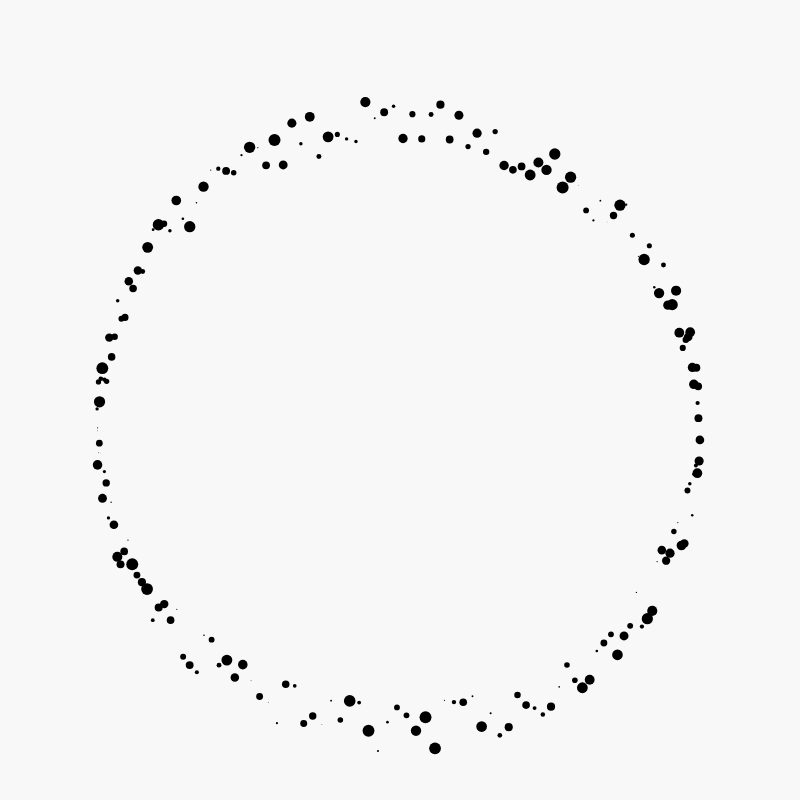
Frame 1 (no input)
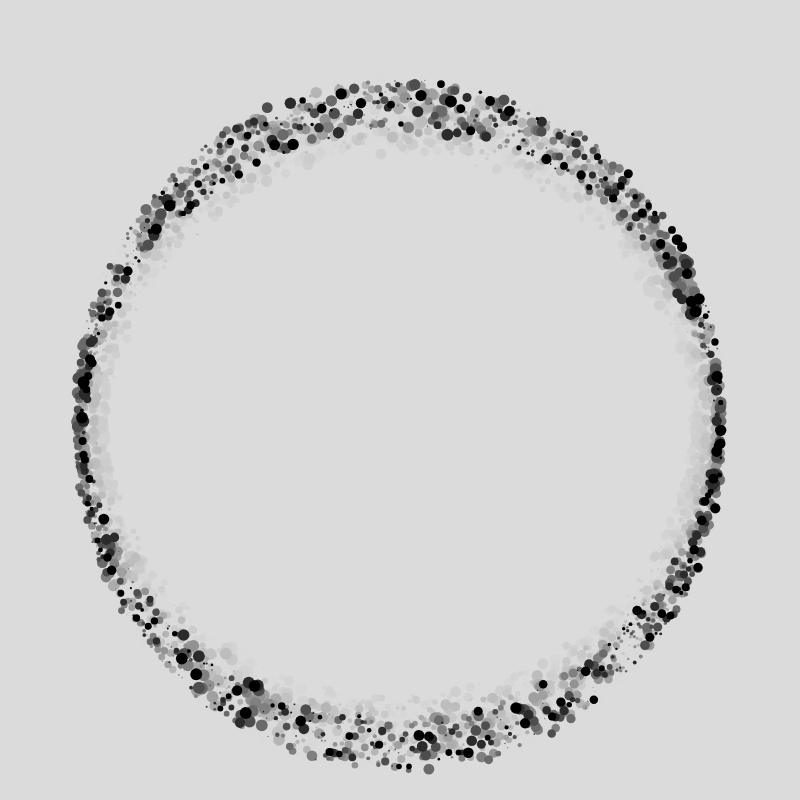
Frame 60 (no input)
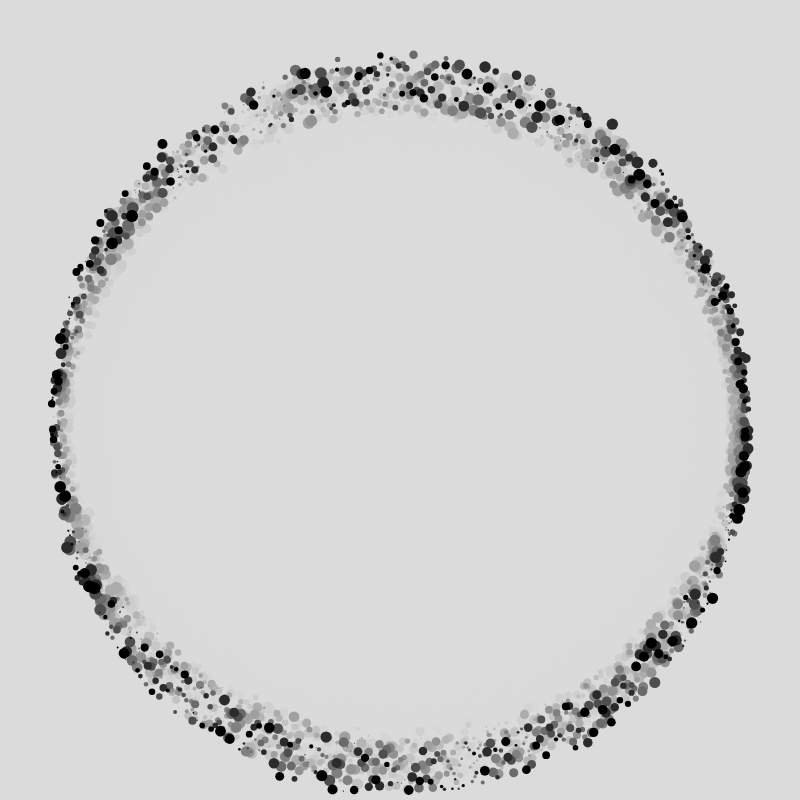
Frame 120 (the mouse pressed at the canvas centre since frame 60)

The p5.js sketch that drew these frames (run headless with seeded random() and noise() and a simulated clock; from frame 60 on, the mouse is pressed at the canvas centre):

// p5.js sketch
// ── sketch.js
function setup(){
  createCanvas(800, 800);
  numDivs = 200;
  radius = 300;

  sizes = []
  for(a = 0; a<TAU; a+=TAU/numDivs){
    sizes.push(random(0.5,12))
  }
  FPS = 50;
  frameRate(FPS);
}
function draw(){
  background(220,50);
  translate(width/2, height/2) //starts the circle in the center of the canvas
  
  let t = frameCount/FPS //framecount is P5 keeping track of how many frames have passed since sketch started
  
  for(n=0;n<numDivs; n++){
    a = TAU/numDivs * n + t/2
    randomRadius = random(-0.4,0.4)
    radius -= randomRadius;
    x = radius*cos(a);
    y = radius*sin(a);
    
    strokeWeight(sizes[n]);
    point(x  ,y + random(0,50))
  }
}
